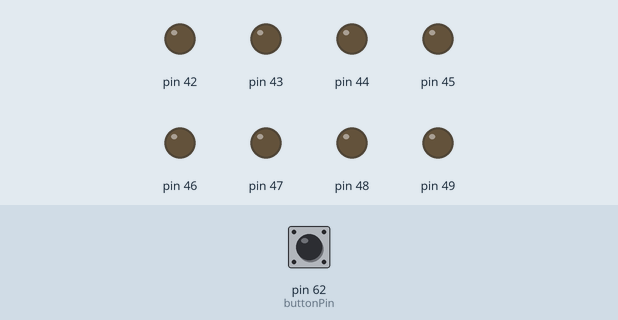
Recording of a sketch running on a simulated Arduino Mega 2560, built with avr-gcc and run on an emulated ATmega2560. On the bench: output pins drawn as LEDs (lit = HIGH). Dashed ring = blinking. The test bench sets the inputs (shaded band); at power-on: pin 62 (buttonPin) HIGH.

Above: at 1.2 s.
1.3 s: pin 62 (buttonPin) pulled LOW for 0.15 s
At 1.42 s:
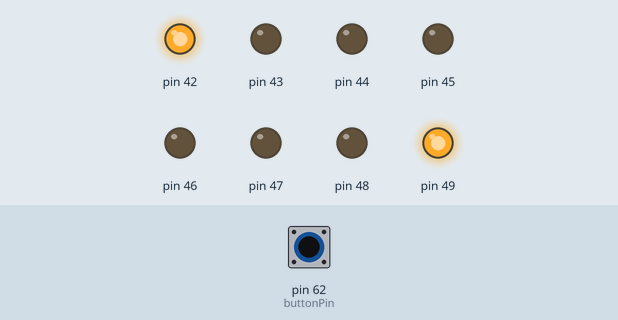
3.7 s: pin 62 (buttonPin) pulled LOW for 1 s
At 4.06 s:
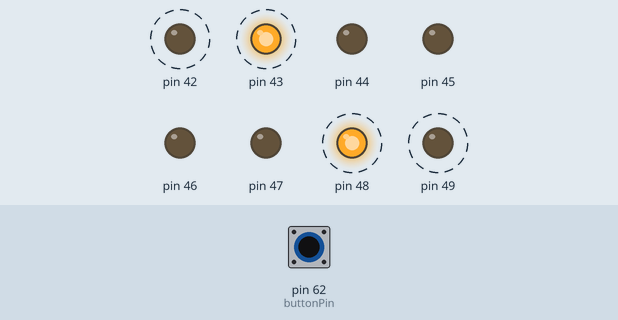
6.7 s: pin 62 (buttonPin) pulled LOW for 3.2 s
At 7.31 s:
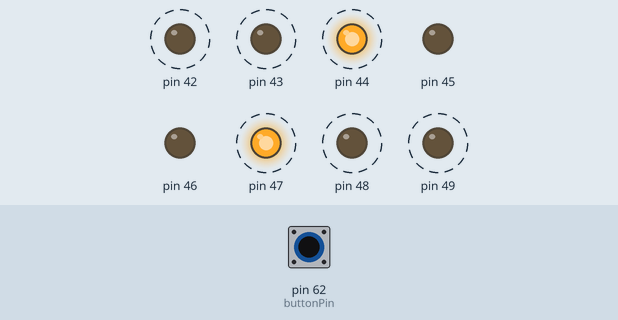
Timing chart, 0 to 12.1 s (numbered marks = the images above; inputs shaded):
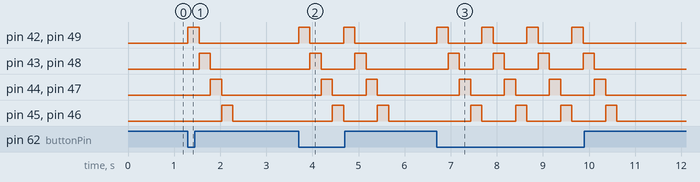

The sketch:

sketch_mar4a.ino
```cpp
const unsigned char buttonPin = 62;
unsigned char delayMs = 500;
int positions[] = {0b10000001, 0b01000010, 0b00100100, 0b00011000};
unsigned char positionsLen = 4;

void setup() {
  DDRL = 0b11111111; // setting all L pins as output
  PORTL = 0; // setting all L pins LOW
  pinMode(buttonPin, INPUT_PULLUP);
}

void loop() {
  if(digitalRead(buttonPin) == LOW) {
    for(int i = 0; i < positionsLen; i++){
      PORTL = positions[i];
      delay(delayMs);
    }
    PORTL = 0;
  }
}
```

Measured:
- after the input at 1.3 s, pin 42, pin 49: LOW → HIGH at once, → LOW 0.24 s later; pin 43, pin 48: LOW → HIGH after 0.24 s, → LOW 0.24 s later; pin 44, pin 47: LOW → HIGH after 0.49 s, → LOW 0.24 s later; pin 45, pin 46: LOW → HIGH after 0.73 s, → LOW 0.24 s later
- after the input at 3.7 s, pin 42: alternates HIGH for 0.24 s and LOW for 0.73 s, 4 changes in all, then stays LOW, starting at once; pin 43: alternates HIGH for 0.24 s and LOW for 0.73 s, 4 changes in all, then stays LOW, starting after 0.24 s
- after the input at 6.7 s, pin 42: alternates HIGH for 0.24 s and LOW for 0.73 s, 8 changes in all, then stays LOW, starting at once; pin 43: alternates HIGH for 0.24 s and LOW for 0.73 s, 8 changes in all, then stays LOW, starting after 0.24 s
